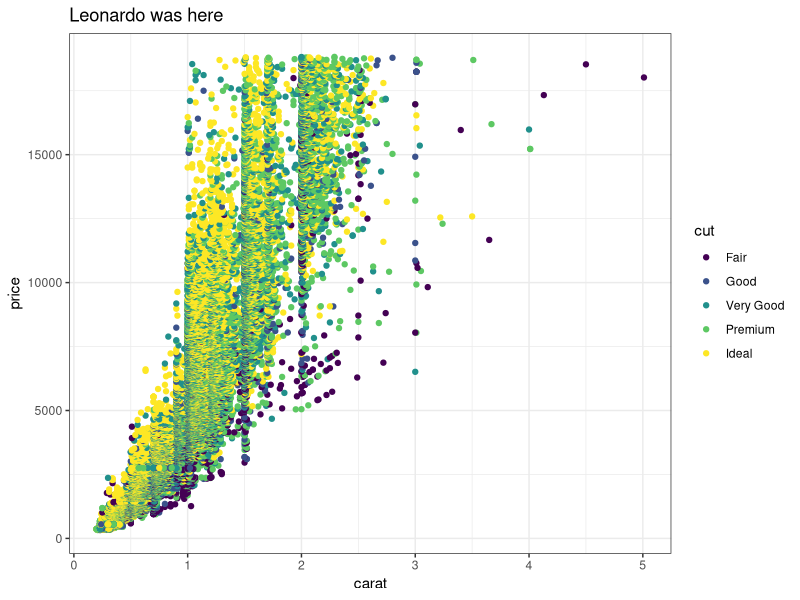
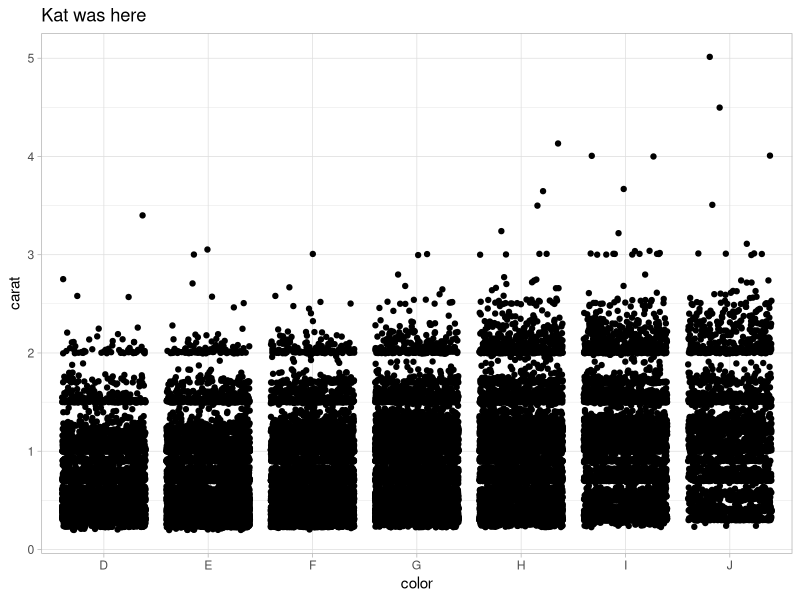
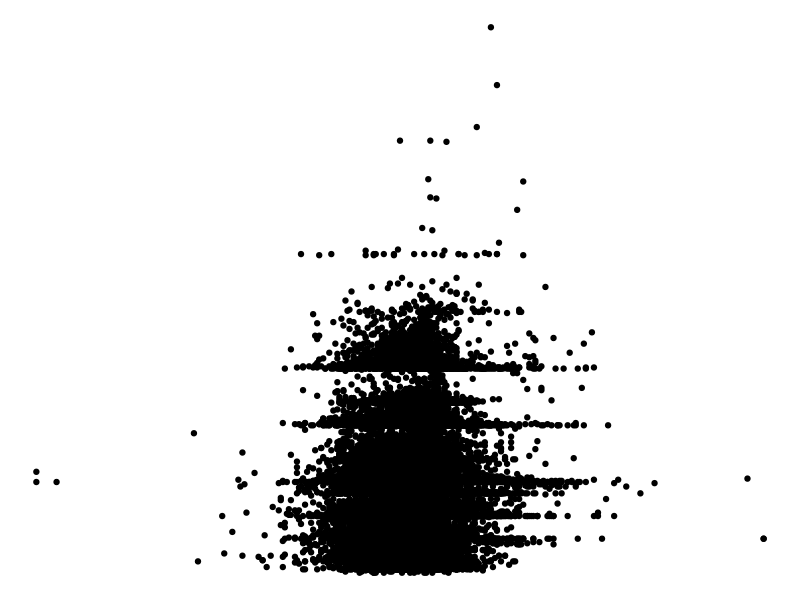

Reproduce these figures in R, in order.
## ---- chunk 1
knitr::opts_chunk$set(echo = TRUE)
library(tidyverse)
## ---- chunk 2
# Partner 1: 
# Run the code below to see the original graph
# Change the code below to make the point color change based on 'cut', and update the theme to theme_bw(). Update the title to include your first name. 

ggplot(data = diamonds, aes(x = carat, y = price)) +
  geom_point(aes(color = cut)) +
  theme_bw() +
  labs(title = "Leonardo was here")
## ---- chunk 3
# Partner 2: 
# Run the code below to see the original graph
# Change the code below to make the geom a geom_jitter, and update the theme to theme_light. Update the title to include your first name. 

ggplot(data = diamonds, aes(x = color, y = carat)) +
  geom_jitter() +
  theme_light() +
  labs(title = "Kat was here")
  
## ---- chunk 4
ggplot(data = diamonds, aes(x = depth, y = carat)) +
  geom_point() +
  theme_void()
## ---- chunk 5

